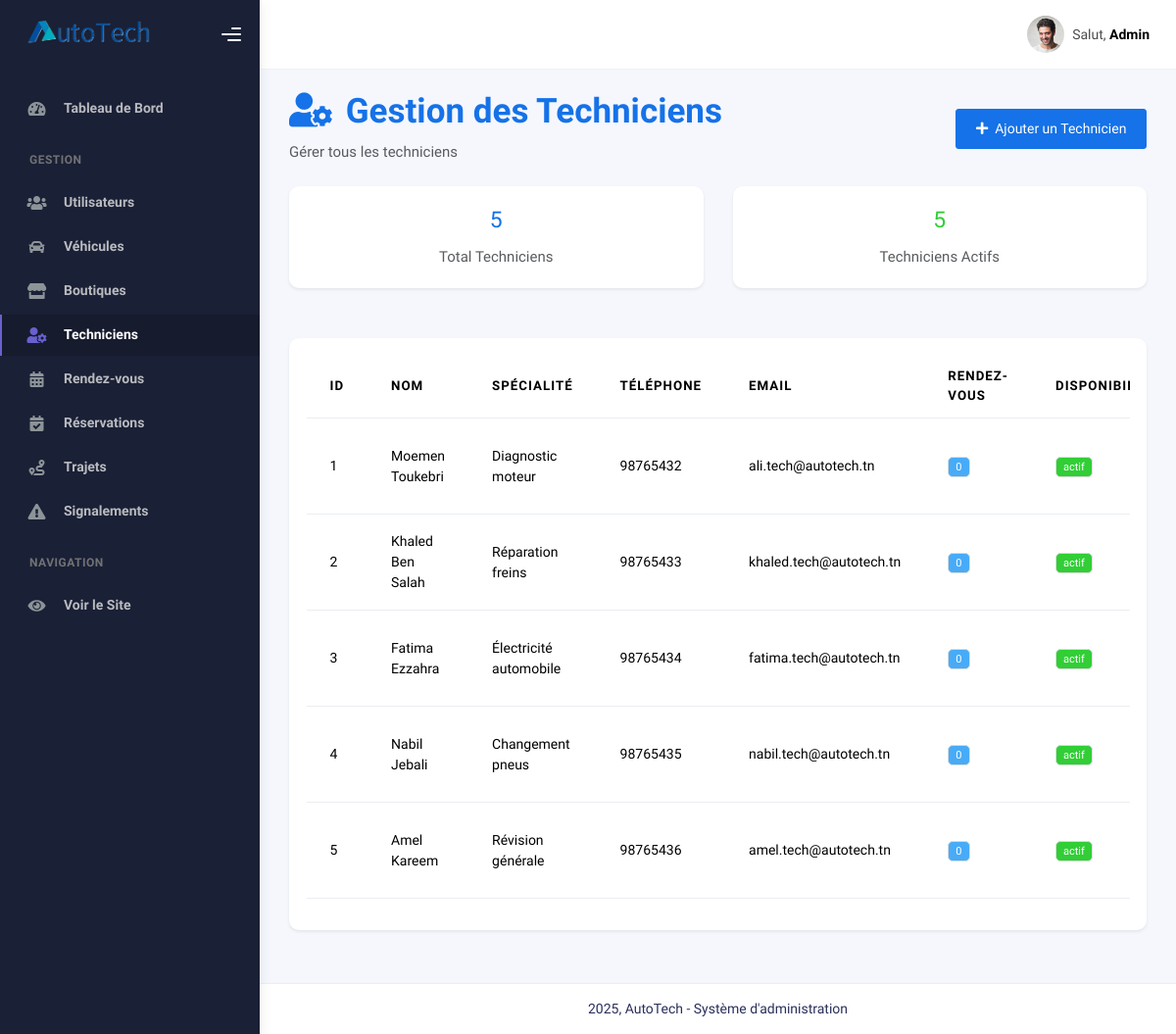
/admin/techniciens.php (signed in), run on the app's committed database.
### tables this page shows
CREATE TABLE utilisateur (
    id_utilisateur INT UNSIGNED AUTO_INCREMENT PRIMARY KEY,
    nom VARCHAR(100) NOT NULL,
    prenom VARCHAR(100) NOT NULL,
    email VARCHAR(150) NOT NULL UNIQUE,
    telephone VARCHAR(20),
    mot_de_passe VARCHAR(255) NOT NULL,
    adresse TEXT,
    ville VARCHAR(100),
    code_postal VARCHAR(10),
    photo_profil VARCHAR(255),
    date_creation TIMESTAMP DEFAULT CURRENT_TIMESTAMP,
    date_modification TIMESTAMP DEFAULT CURRENT_TIMESTAMP ON UPDATE CURRENT_TIMESTAMP,
    statut ENUM('actif', 'inactif', 'suspendu') DEFAULT 'actif',
    role ENUM('utilisateur', 'admin') DEFAULT 'utilisateur',
    reset_token VARCHAR(255),
    reset_expires DATETIME
);

CREATE TABLE technicien (
    id_technicien INT UNSIGNED AUTO_INCREMENT PRIMARY KEY,
    nom VARCHAR(255) NOT NULL,
    specialite VARCHAR(255) NOT NULL,
    telephone VARCHAR(20),
    email VARCHAR(255),
    disponibilite VARCHAR(50) DEFAULT 'actif',
    date_creation TIMESTAMP DEFAULT CURRENT_TIMESTAMP
);

### controller/UtilisateurController.php (called while the page is built, shortened)
<?php
require_once __DIR__ . '/../config/config.php';
class UtilisateurController {
    private $pdo;
    public function __construct() {
        $this->pdo = Config::getConnexion();
    }
    public function estConnecte() {
        return isset($_SESSION['logged_in']) && $_SESSION['logged_in'] === true;
    }
    public function getUtilisateurConnecte() {
        if ($this->estConnecte()) {
            return $this->getUtilisateurById($_SESSION['user_id']);
        }
        return null;
    }
    public function getUtilisateurById($id) {
        $sql = "SELECT * FROM utilisateur WHERE id_utilisateur = :id";
        $stmt = $this->pdo->prepare($sql);
        $stmt->execute([':id' => $id]);
        return $stmt->fetch();
    }
}
?>

### config/config.php (called while the page is built, shortened)
<?php
class Config {
    private static $pdo = NULL;
    public static function getConnexion() {
        if (!isset(self::$pdo)) {
            try {
                self::$pdo = new PDO(
                    'mysql:host=' . self::DB_HOST . ';dbname=' . self::DB_NAME . ';charset=utf8mb4',
                    self::DB_USER,
                    self::DB_PASS,
                    [
                        PDO::ATTR_ERRMODE => PDO::ERRMODE_EXCEPTION,
                        PDO::ATTR_DEFAULT_FETCH_MODE => PDO::FETCH_ASSOC,
                        PDO::ATTR_EMULATE_PREPARES => false
                    ]
                );
            } catch(PDOException $e) {
                die('Erreur de connexion à la base de données: ' . $e->getMessage());
            }
        }
        return self::$pdo;
    }
}
?>

### admin/techniciens.php (the view, shortened to what this page needs)
<?php
require_once __DIR__ . '/partials/header.php';
$pdo = Config::getConnexion();
$techniciens = $pdo->query("
    SELECT t.*,
           (SELECT COUNT(*) FROM rendez_vous WHERE id_technicien = t.id_technicien) as nb_rdv
    FROM technicien t
    ORDER BY t.date_creation DESC
")->fetchAll();
$stats = [
    'total' => count($techniciens),
    'actifs' => count(array_filter($techniciens, fn($t) => $t['disponibilite'] === 'actif'))
];
?>
<div class="row mb-4">
  <div class="col-12">
    <div class="d-flex justify-content-between align-items-center">
      <div>
        <h1 class="display-6 fw-bold text-primary mb-2">
          <i class="fas fa-user-cog me-3"></i>Gestion des Techniciens
        </h1>
        <p class="text-muted mb-0">Gérer tous les techniciens</p>
      </div>
      <button class="btn btn-primary" data-bs-toggle="modal" data-bs-target="#addModal">
        <i class="fas fa-plus me-2"></i>Ajouter un Technicien
      </button>
    </div>
  </div>
</div>
<div class="row mb-4">
  <div class="col-md-6">
    <div class="card border-0 shadow-sm">
      <div class="card-body text-center">
        <h3 class="text-primary"><?= $stats['total'] ?></h3>
        <p class="text-muted mb-0">Total Techniciens</p>
      </div>
    </div>
  </div>
  <div class="col-md-6">
    <div class="card border-0 shadow-sm">
      <div class="card-body text-center">
        <h3 class="text-success"><?= $stats['actifs'] ?></h3>
        <p class="text-muted mb-0">Techniciens Actifs</p>
      </div>
    </div>
  </div>
</div>
<div class="card border-0 shadow-sm">
  <div class="card-body">
    <div class="table-responsive">
      <table class="table table-hover" id="techniciensTable">
        <thead>
          <tr>
            <th>ID</th>
            <th>Nom</th>
            <th>Spécialité</th>
            <th>Téléphone</th>
            <th>Email</th>
            <th>Rendez-vous</th>
            <th>Disponibilité</th>
          </tr>
        </thead>
        <tbody>
          <?php foreach ($techniciens as $tech): ?>
          <tr>
            <td><?= $tech['id_technicien'] ?></td>
            <td><?= htmlspecialchars($tech['nom']) ?></td>
            <td><?= htmlspecialchars($tech['specialite']) ?></td>
            <td><?= htmlspecialchars($tech['telephone'] ?? '-') ?></td>
            <td><?= htmlspecialchars($tech['email'] ?? '-') ?></td>
            <td><span class="badge bg-info"><?= $tech['nb_rdv'] ?></span></td>
            <td>
              <span class="badge bg-<?= $tech['disponibilite'] === 'actif' ? 'success' : 'secondary' ?>">
                <?= htmlspecialchars($tech['disponibilite']) ?>
              </span>
            </td>
          </tr>
          <?php endforeach; ?>
        </tbody>
      </table>
    </div>
  </div>
</div>
<?php require_once __DIR__ . '/partials/footer.php'; ?>

### admin/partials/header.php (shortened to what this page needs)
<?php
$rootDir = dirname(dirname(__DIR__));
require_once $rootDir . '/config/config.php';
require_once $rootDir . '/controller/UtilisateurController.php';
$userController = new UtilisateurController();
$currentUser = $userController->getUtilisateurConnecte();
?>
<!DOCTYPE html>
<html lang="fr">
<head>
    <link rel="stylesheet" href="assets/css/bootstrap.min.css" />
    <link rel="stylesheet" href="assets/css/plugins.min.css" />
    <link rel="stylesheet" href="assets/css/kaiadmin.min.css" />
    <link rel="stylesheet" href="assets/css/demo.css" />
</head>
<body>
    <div class="wrapper">
      <div class="sidebar" data-background-color="dark">
        <div class="sidebar-logo">
          <div class="logo-header" data-background-color="dark">
            <a href="index.php" class="logo">
              <img
                src="../images/off_logo.png"
                alt="navbar brand"
                class="navbar-brand"
                height="40"
              />
            </a>
            <div class="nav-toggle">
              <button class="btn btn-toggle toggle-sidebar">
                <i class="gg-menu-right"></i>
              </button>
            </div>
          </div>
        </div>
        <div class="sidebar-wrapper scrollbar scrollbar-inner">
          <div class="sidebar-content">
            <ul class="nav nav-secondary">
              <li class="nav-item <?= basename($_SERVER['PHP_SELF']) == 'index.php' ? 'active' : '' ?>">
                <a href="index.php" class="collapsed" aria-expanded="false">
                  <i class="fas fa-tachometer-alt"></i>
                  <p>Tableau de Bord</p>
                </a>
              </li>
              <li class="nav-section">
                <h4 class="text-section">Gestion</h4>
              </li>
              <li class="nav-item <?= basename($_SERVER['PHP_SELF']) == 'utilisateurs.php' ? 'active' : '' ?>">
                <a href="utilisateurs.php">
                  <i class="fas fa-users"></i>
                  <p>Utilisateurs</p>
                </a>
              </li>
              <li class="nav-item <?= basename($_SERVER['PHP_SELF']) == 'vehicules.php' ? 'active' : '' ?>">
                <a href="vehicules.php">
                  <i class="fas fa-car"></i>
                  <p>Véhicules</p>
                </a>
              </li>
              <li class="nav-item <?= basename($_SERVER['PHP_SELF']) == 'boutiques.php' ? 'active' : '' ?>">
                <a href="boutiques.php">
                  <i class="fas fa-store"></i>
                  <p>Boutiques</p>
                </a>
              </li>
              <li class="nav-item <?= basename($_SERVER['PHP_SELF']) == 'techniciens.php' ? 'active' : '' ?>">
                <a href="techniciens.php">
                  <i class="fas fa-user-cog"></i>
                  <p>Techniciens</p>
                </a>
              </li>
              <li class="nav-item <?= basename($_SERVER['PHP_SELF']) == 'rendez-vous.php' ? 'active' : '' ?>">
                <a href="rendez-vous.php">
                  <i class="fas fa-calendar-alt"></i>
                  <p>Rendez-vous</p>
                </a>
              </li>
              <li class="nav-item <?= basename($_SERVER['PHP_SELF']) == 'reservations.php' ? 'active' : '' ?>">
                <a href="reservations.php">
                  <i class="fas fa-calendar-check"></i>
                  <p>Réservations</p>
                </a>
              </li>
              <li class="nav-item <?= basename($_SERVER['PHP_SELF']) == 'trajets.php' ? 'active' : '' ?>">
                <a href="trajets.php">
                  <i class="fas fa-route"></i>
                  <p>Trajets</p>
                </a>
              </li>
              <li class="nav-item <?= basename($_SERVER['PHP_SELF']) == 'signalements.php' ? 'active' : '' ?>">
                <a href="signalements.php">
                  <i class="fas fa-exclamation-triangle"></i>
                  <p>Signalements</p>
                </a>
              </li>
              <li class="nav-section">
                <h4 class="text-section">Navigation</h4>
              </li>
              <li class="nav-item">
                        <a href="../view/public/index.php" target="_blank">
                  <i class="fas fa-eye"></i>
                  <p>Voir le Site</p>
                </a>
              </li>
            </ul>
          </div>
        </div>
      </div>
      <div class="main-panel">
        <div class="main-header">
          <nav class="navbar navbar-header navbar-header-transparent navbar-expand-lg border-bottom">
            <div class="container-fluid">
              <ul class="navbar-nav topbar-nav ms-md-auto align-items-center">
                <li class="nav-item topbar-user dropdown hidden-caret">
                  <a class="dropdown-toggle profile-pic" data-bs-toggle="dropdown" href="#" aria-expanded="false">
                    <div class="avatar-sm">
                      <img
                        src="<?= !empty($currentUser['photo_profil']) ? '../uploads/profils/' . htmlspecialchars($currentUser['photo_profil']) : 'assets/img/profile.jpg' ?>"
                        alt="..."
                        class="avatar-img rounded-circle"
                      />
                    </div>
                    <span class="profile-username">
                      <span class="op-7">Salut,</span>
                      <span class="fw-bold"><?= htmlspecialchars($currentUser['prenom'] ?? 'Admin') ?></span>
                    </span>
                  </a>
                </li>
              </ul>
            </div>
          </nav>
        </div>
        <div class="container">
          <div class="page-inner">

### data on the page
utilisateur: prenom "Admin"
technicien: id_technicien "1", nom "Moemen Toukebri", specialite "Diagnostic moteur", telephone "98765432", email "ali.tech@autotech.tn", nb_rdv "0", disponibilite "actif"
technicien: id_technicien "2", nom "Khaled Ben Salah", specialite "Réparation freins", telephone "98765433", email "khaled.tech@autotech.tn", nb_rdv "0", disponibilite "actif"
technicien: id_technicien "3", nom "Fatima Ezzahra", specialite "Électricité automobile", telephone "98765434", email "fatima.tech@autotech.tn", nb_rdv "0", disponibilite "actif"
technicien: id_technicien "4", nom "Nabil Jebali", specialite "Changement pneus", telephone "98765435", email "nabil.tech@autotech.tn", nb_rdv "0", disponibilite "actif"
technicien: id_technicien "5", nom "Amel Kareem", specialite "Révision générale", telephone "98765436", email "amel.tech@autotech.tn", nb_rdv "0", disponibilite "actif"

### other printed values
$stats['total'] "5"
$stats['actifs'] "5"
